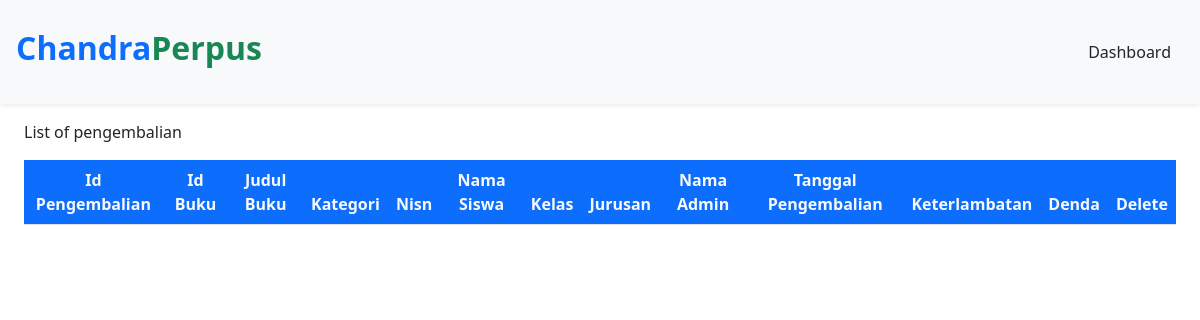
The page /DashboardAdmin/pengembalian/pengembalianBuku.php on the database as committed earlier.
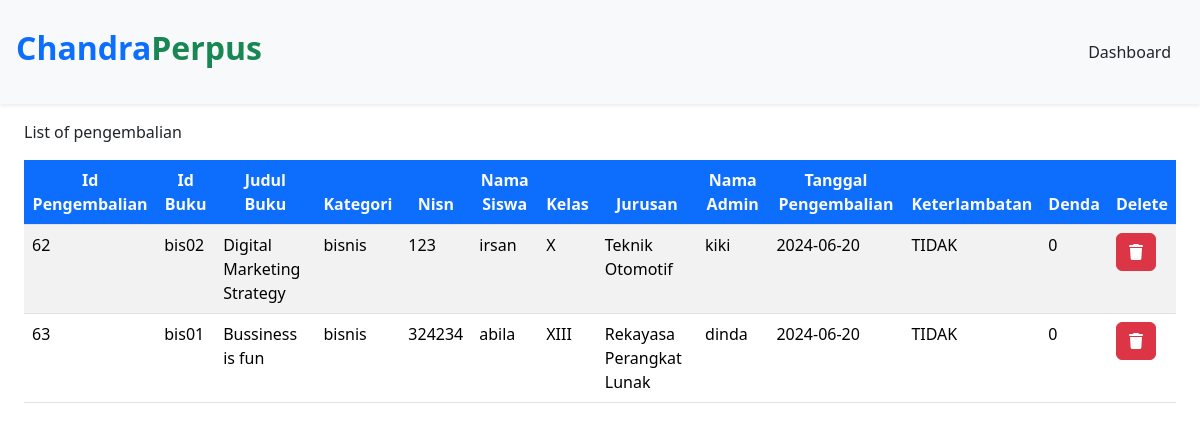
The same page on the database as committed later.
### tables this page shows
CREATE TABLE `pengembalian` (
  `id_pengembalian` int(11) NOT NULL,
  `id_peminjaman` int(11) NOT NULL,
  `id_buku` varchar(20) NOT NULL,
  `nisn` int(11) NOT NULL,
  `id_admin` int(11) NOT NULL,
  `buku_kembali` date NOT NULL,
  `keterlambatan` enum('YA','TIDAK') NOT NULL,
  `denda` int(15) NOT NULL
);

CREATE TABLE `buku` (
  `cover` varchar(255) NOT NULL,
  `id_buku` varchar(20) NOT NULL,
  `kategori` varchar(255) NOT NULL,
  `judul` varchar(255) NOT NULL,
  `pengarang` varchar(255) NOT NULL,
  `penerbit` varchar(255) NOT NULL,
  `tahun_terbit` date NOT NULL,
  `jumlah_halaman` int(11) NOT NULL,
  `buku_deskripsi` text NOT NULL
);

CREATE TABLE `member` (
  `nisn` int(11) NOT NULL,
  `kode_member` varchar(12) NOT NULL,
  `nama` varchar(255) NOT NULL,
  `password` varchar(255) NOT NULL,
  `jenis_kelamin` varchar(20) NOT NULL,
  `kelas` varchar(5) NOT NULL,
  `jurusan` varchar(50) NOT NULL,
  `no_tlp` varchar(15) NOT NULL,
  `tgl_pendaftaran` date NOT NULL
);

### config/config.php (called while the page is built, shortened)
<?php
$host = "127.0.0.1";
$username = "root";
$password = "";
$database_name = "perpustakaan";
$connection = mysqli_connect($host, $username, $password, $database_name);
function queryReadData($dataKategori) {
  global $connection;
  $result = mysqli_query($connection, $dataKategori);
  $items = [];
  while($item = mysqli_fetch_assoc($result)) {
    $items[] = $item;
  }
  return $items;
}
?>

### DashboardAdmin/pengembalian/pengembalianBuku.php (the view, shortened to what this page needs)
<?php
require "../../config/config.php";
$dataPeminjam = queryReadData("SELECT pengembalian.id_pengembalian, pengembalian.id_buku, buku.judul, buku.kategori, pengembalian.nisn, member.nama, member.kelas, member.jurusan, admin.nama_admin, pengembalian.buku_kembali, pengembalian.keterlambatan, pengembalian.denda
FROM pengembalian
INNER JOIN buku ON pengembalian.id_buku = buku.id_buku
INNER JOIN member ON pengembalian.nisn = member.nisn
INNER JOIN admin ON pengembalian.id_admin = admin.id")
?>
<!DOCTYPE html>
<html lang="en">
  <head>
    <link href="https://cdn.jsdelivr.net/npm/bootstrap@5.3.2/dist/css/bootstrap.min.css" rel="stylesheet">
  </head>
  <body>
    <nav class="navbar fixed-top bg-body-tertiary shadow-sm">
      <div class="container-fluid p-3">
        <a class="navbar-brand" href="#">
        <h2 class="fw-bold text-success"><span class="text-primary">Chandra</span>Perpus</h2>
        </a>
        <a class="btn btn-tertiary" href="../dashboardAdmin.php">Dashboard</a>
      </div>
    </nav>
    <div class="p-4 mt-5">
      <div class="mt-5">
    <caption>List of pengembalian</caption>
      <div class="table-responsive mt-3">
    <table class="table table-striped table-hover">
     <thead class="text-center">
      <tr>
        <th class="bg-primary text-light">Id Pengembalian</th>
        <th class="bg-primary text-light">Id Buku</th>
        <th class="bg-primary text-light">Judul Buku</th>
        <th class="bg-primary text-light">Kategori</th>
        <th class="bg-primary text-light">Nisn</th>
        <th class="bg-primary text-light">Nama Siswa</th>
        <th class="bg-primary text-light">Kelas</th>
        <th class="bg-primary text-light">Jurusan</th>
        <th class="bg-primary text-light">Nama Admin</th>
        <th class="bg-primary text-light">Tanggal Pengembalian</th>
        <th class="bg-primary text-light">Keterlambatan</th>
        <th class="bg-primary text-light">Denda</th>
        <th class="bg-primary text-light">Delete</th>
      </tr>
    </thead>
        <?php foreach ($dataPeminjam as $item) : ?>
      <tr>
        <td><?= $item["id_pengembalian"]; ?></td>
        <td><?= $item["id_buku"]; ?></td>
        <td><?= $item["judul"]; ?></td>
        <td><?= $item["kategori"]; ?></td>
        <td><?= $item["nisn"]; ?></td>
        <td><?= $item["nama"]; ?></td>
        <td><?= $item["kelas"]; ?></td>
        <td><?= $item["jurusan"]; ?></td>
        <td><?= $item["nama_admin"]; ?></td>
        <td><?= $item["buku_kembali"]; ?></td>
        <td><?= $item["keterlambatan"]; ?></td>
        <td><?= $item["denda"]; ?></td>
        <td>
          <div class="action">
           <a href="deletePengembalian.php?id=<?= $item["id_pengembalian"]; ?>" class="btn btn-danger" onclick="return confirm('Yakin ingin menghapus data ?');"><i class="fa-solid fa-trash"></i></a>
           </div>
          </td>
      </tr>
        <?php endforeach; ?>
    </table>
  </div>
 </div>
</div>
  </body>
</html>

Rows that differ between the two databases and show on the page:
added pengembalian: id_pengembalian "62", id_buku "bis02", id_buku.judul "Digital Marketing Strategy", id_buku.kategori "bisnis", nisn "123", nisn.nama "irsan", nisn.kelas "X", nisn.jurusan "Teknik Otomotif", id_admin.nama_admin "kiki", buku_kembali "2024-06-20", keterlambatan "TIDAK", denda "0"
added pengembalian: id_pengembalian "63", id_buku "bis01", id_buku.judul "Bussiness is fun", id_buku.kategori "bisnis", nisn "324234", nisn.nama "abila", nisn.kelas "XIII", nisn.jurusan "Rekayasa Perangkat Lunak", id_admin.nama_admin "dinda", buku_kembali "2024-06-20", keterlambatan "TIDAK", denda "0"
